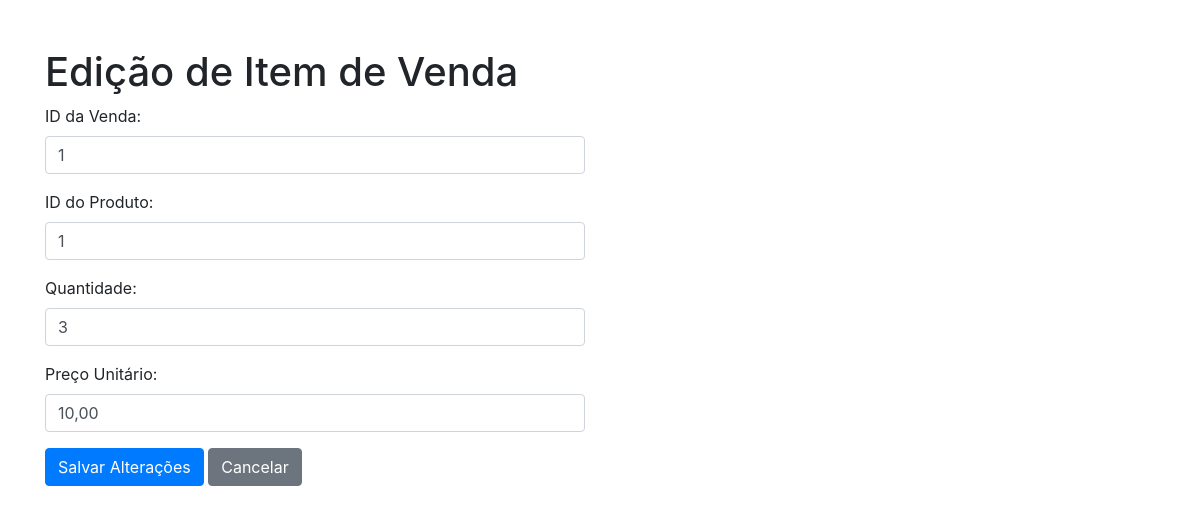
The app's page /?action=edit-form-item-venda&id=1 with its own data.
### tables this page shows
CREATE TABLE ItensVenda (
                id INTEGER PRIMARY KEY AUTOINCREMENT,
                venda_id INTEGER,
                produto_id INTEGER,
                quantidade INTEGER,
                preco_unitario REAL,
                FOREIGN KEY (venda_id) REFERENCES Vendas(id),
                FOREIGN KEY (produto_id) REFERENCES Produtos(id)
            );

### app/Controllers/ItemVendaController.php (called while the page is built, shortened)
<?php
class ItemVendaController {
    private $itemVendaRepository;
    public function __construct() {
        $this->itemVendaRepository = new ItemVendaRepository();
    }
    public function editForm($id) {
        $itemVenda = $this->itemVendaRepository->getById($id);
        include __DIR__ . '/../Views/ItemVenda/Edit.php';
    }
}

### app/Repositories/ItemVendaRepository.php (called while the page is built, shortened)
<?php
class ItemVendaRepository {
    private $conn;
    public function __construct() {
        $database = new Database();
        $this->conn = $database->getConnection();
    }
    public function getById($id) {
        $query = "SELECT * FROM ItensVenda WHERE id = :id";
        $stmt = $this->conn->prepare($query);
        $stmt->bindParam(':id', $id);
        $stmt->execute();
        return $stmt->fetchObject(ItemVenda::class);
    }
}

### app/Database.php (called while the page is built, shortened)
<?php
class Database {
    private $dbname = __DIR__ . '/../database/database.sqlite';
    public function getConnection() {
        $this->conn = null;
        try {
            $this->conn = new PDO("sqlite:{$this->dbname}");
            $this->conn->setAttribute(PDO::ATTR_ERRMODE, PDO::ERRMODE_EXCEPTION);
        } catch (PDOException $exception) {
            echo "Connection error: " . $exception->getMessage();
        }
        return $this->conn;
    }
}

### app/Views/ItemVenda/Edit.php (the view, shortened to what this page needs)
<!DOCTYPE html>
<html lang="en">
<head>
    <link rel="stylesheet" href="https://stackpath.bootstrapcdn.com/bootstrap/4.5.2/css/bootstrap.min.css">
</head>
<body>
    <div class="container mt-5">
        <div class="row">
            <div class="col-md-6">
                <h1>Edição de Item de Venda</h1>
                <form action="?action=edit-item-venda" method="POST">
                    <div class="form-group">
                        <label for="venda_id">ID da Venda:</label>
                        <input type="text" class="form-control" id="venda_id" name="venda_id" value="<?php echo $itemVenda->venda_id; ?>">
                    </div>
                    <div class="form-group">
                        <label for="produto_id">ID do Produto:</label>
                        <input type="text" class="form-control" id="produto_id" name="produto_id" value="<?php echo $itemVenda->produto_id; ?>">
                    </div>
                    <div class="form-group">
                        <label for="quantidade">Quantidade:</label>
                        <input type="text" class="form-control" id="quantidade" name="quantidade" value="<?php echo $itemVenda->quantidade; ?>">
                    </div>
                    <div class="form-group">
                        <label for="preco_unitario">Preço Unitário:</label>
                        <input type="text" class="form-control" id="preco_unitario" name="preco_unitario" value="<?php echo $itemVenda->preco_unitario; ?>">
                    </div>
                    <button type="submit" class="btn btn-primary">Salvar Alterações</button>
                    <a href="?action=itemvenda-index" class="btn btn-secondary">Cancelar</a>
                </form>
            </div>
        </div>
    </div>
</body>
</html>

### records on screen
itensvenda: venda_id "1", produto_id "1", quantidade "3", preco_unitario "10,00"
